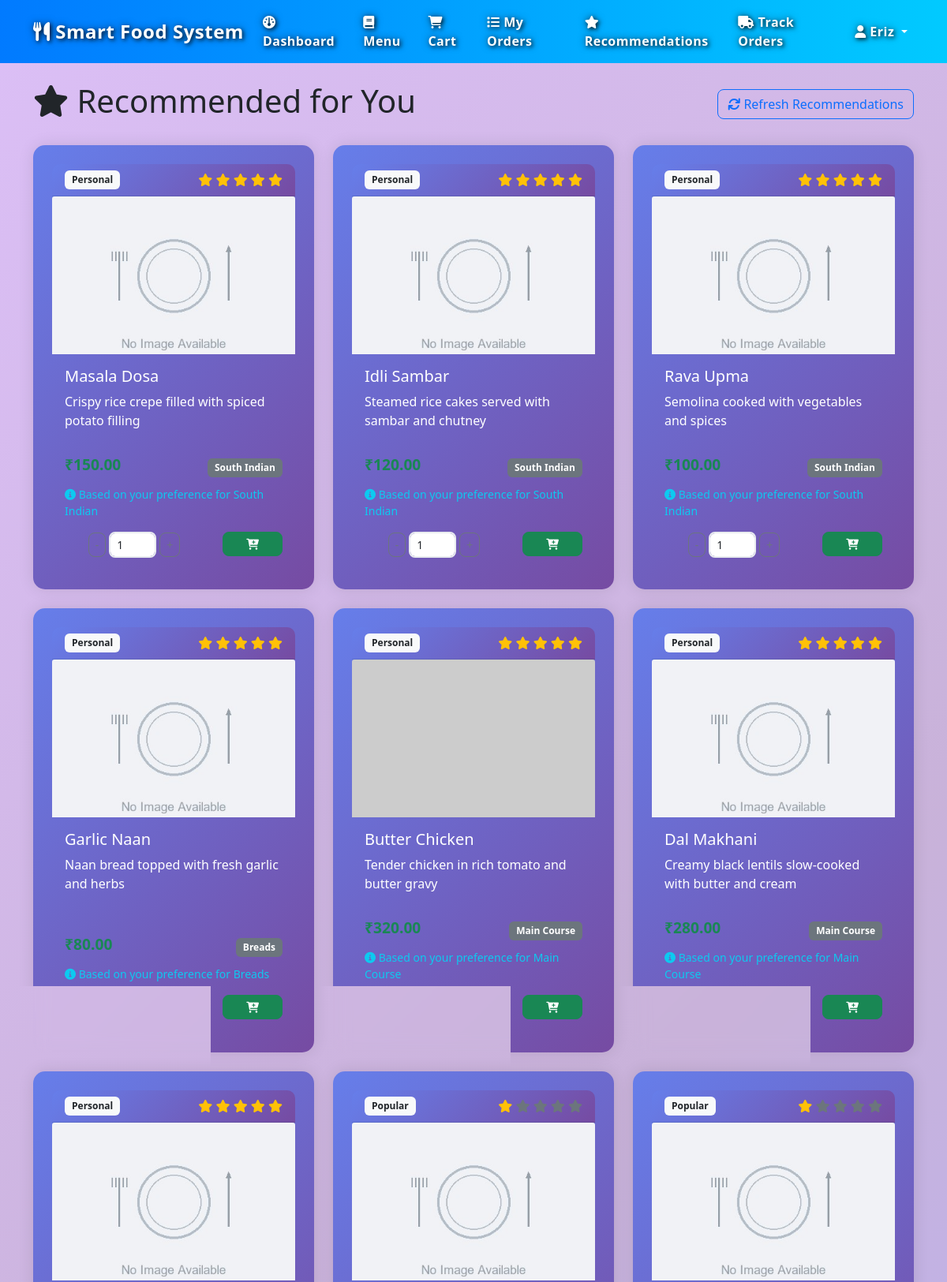
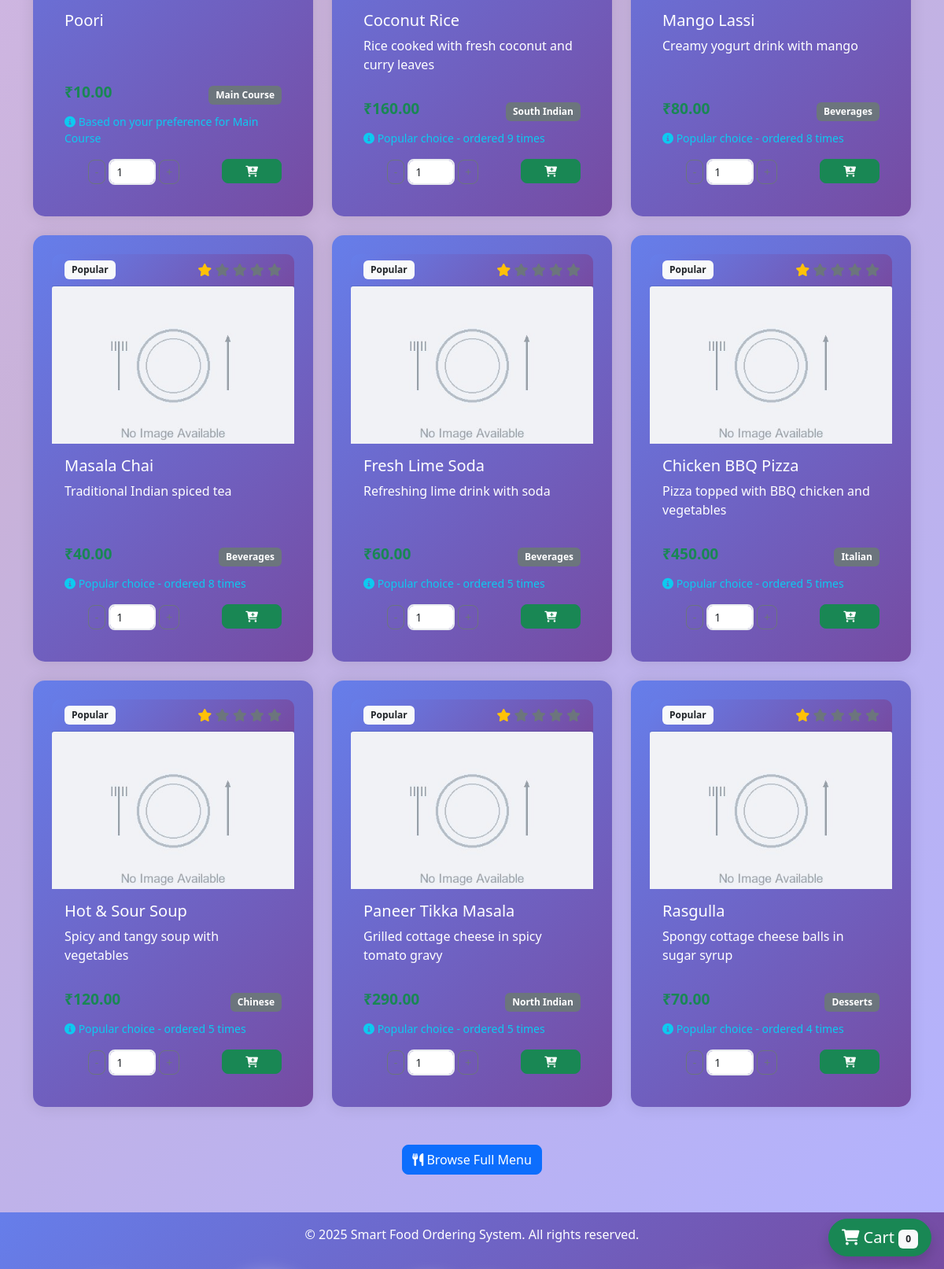
Screenshot of /recommendations/ (signed in) with the database file from the repository (2 pictures, top to bottom).
### models.py (models this page shows, shortened)
class User(db.Model):
    __tablename__ = 'user'
    user_id = db.Column(db.Integer, primary_key=True, autoincrement=True)
    name = db.Column(db.String(100), nullable=False)
    email = db.Column(db.String(120), unique=True, nullable=False)
    phone = db.Column(db.String(20), nullable=False)
    role = db.Column(db.String(20), nullable=False)  # Admin, Supervisor, Employee, Customer
    password = db.Column(db.String(255), nullable=False)
    address = db.Column(db.Text, nullable=True)
    created_date = db.Column(db.DateTime, default=datetime.now)
    two_factor_enabled = db.Column(db.Boolean, default=False)
    otp_code = db.Column(db.String(6), nullable=True)
    otp_expiry = db.Column(db.DateTime, nullable=True)
    backup_codes = db.Column(db.Text, nullable=True)  # Comma-separated encrypted codes
    failed_login_attempts = db.Column(db.Integer, default=0)
    account_locked_until = db.Column(db.DateTime, nullable=True)
    last_login = db.Column(db.DateTime, nullable=True)
    orders = db.relationship('Order', backref='customer', lazy=True, cascade='all, delete-orphan')
    feedback = db.relationship('Feedback', backref='user', lazy=True, cascade='all, delete-orphan')
    recommendations = db.relationship('Recommendation', backref='user', lazy=True, cascade='all, delete-orphan')
    login_history = db.relationship('LoginHistory', backref='user', lazy=True, cascade='all, delete-orphan')
    trusted_devices = db.relationship('TrustedDevice', backref='user', lazy=True, cascade='all, delete-orphan')

class MenuItem(db.Model):
    __tablename__ = 'menuitem'
    menu_item_id = db.Column(db.Integer, primary_key=True, autoincrement=True)
    name = db.Column(db.String(100), nullable=False)
    description = db.Column(db.Text, nullable=True)
    price = db.Column(db.Numeric(10, 2), nullable=False)
    category = db.Column(db.String(50), nullable=False)
    availability = db.Column(db.Boolean, default=True, nullable=False)
    image = db.Column(db.String(255), nullable=True)
    created_date = db.Column(db.DateTime, default=datetime.now)
    is_vegetarian = db.Column(db.Boolean, default=False, nullable=False)
    is_spicy = db.Column(db.Boolean, default=False, nullable=False)
    is_popular = db.Column(db.Boolean, default=False, nullable=False)
    is_new = db.Column(db.Boolean, default=False, nullable=False)
    discount = db.Column(db.Numeric(5, 2), default=0, nullable=False)
    order_details = db.relationship('OrderDetails', backref='menu_item', lazy=True, cascade='all, delete-orphan')
    recommendations = db.relationship('Recommendation', backref='menu_item', lazy=True, cascade='all, delete-orphan')

### routes/recommendations.py (the view, shortened to what this page needs)
@recommendations_bp.route('/')
@login_required
def list_recommendations():
    user_id = session.get('user_id')
    recommendations = get_user_recommendations(user_id, limit=15)
    for rec in recommendations[:10]:  # Save top 10
        existing_rec = Recommendation.query.filter_by(
            user_id=user_id,
            menu_item_id=rec['menu_item'].menu_item_id
        ).first()
    try:
        db.session.commit()
    except:
        db.session.rollback()
    return render_template('recommendations/list.html', recommendations=recommendations)

### app.py (called while the page is built)
@app.after_request
def add_header(response):
    response.headers['Cache-Control'] = 'no-store, no-cache, must-revalidate, post-check=0, pre-check=0, max-age=0'
    response.headers['Pragma'] = 'no-cache'
    response.headers['Expires'] = '-1'
    return response

### routes/recommendations.py (called while the page is built)
def login_required(f):
    @wraps(f)
    def decorated_function(*args, **kwargs):
        if 'user_id' not in session:
            return redirect(url_for('auth.login'))
        return f(*args, **kwargs)
    return decorated_function

def calculate_recommendation_score(menu_item, preferred_categories, highly_rated_categories):
    score = 3.0  # Base score
    if menu_item.category in preferred_categories:
        category_score = preferred_categories[menu_item.category]
        score += min(category_score * 0.1, 2.0)
    if menu_item.category in highly_rated_categories:
        rating_bonus = highly_rated_categories[menu_item.category] * 0.2
        score += min(rating_bonus, 1.5)
    if 10 <= float(menu_item.price) <= 25:
        score += 0.3
    return min(score, 5.0)  # Cap at 5.0

### templates/recommendations/list.html (shortened to what this page needs)
{% extends "base.html" %}
{% block content %}
<div class="container">
    <div class="row">
        <div class="col-12">
            <div class="d-flex justify-content-between align-items-center mb-4">
                <h1><i class="fas fa-star"></i> Recommended for You</h1>
                <a href="{{ url_for('recommendations.refresh_recommendations') }}" class="btn btn-outline-primary">
                    <i class="fas fa-sync"></i> Refresh Recommendations
                </a>
            </div>
        </div>
    </div>
    {% if recommendations %}
    <div class="row">
        {% for rec in recommendations %}
        <div class="col-lg-4 col-md-6 mb-4">
            <div class="card recommendation-card h-100">
                <div class="card-header bg-primary text-white">
                    <div class="d-flex justify-content-between align-items-center">
                        <span class="badge bg-light text-dark">{{ rec.type }}</span>
                        <div class="recommendation-score">
                            {% for i in range(5) %}
                            <i class="fas fa-star {% if i < rec.score %}text-warning{% else %}text-muted{% endif %}"></i>
                            {% endfor %}
                        </div>
                    </div>
                </div>
                <img src="{{ url_for('static', filename='images/' + (rec.menu_item.image or 'default-food.jpg')) }}"
                     class="card-img-top" alt="{{ rec.menu_item.name }}" style="height: 200px; object-fit: cover;"
                     onerror="this.src='https://via.placeholder.com/400x200?text=Food+Image'">
                <div class="card-body d-flex flex-column">
                    <h5 class="card-title">{{ rec.menu_item.name }}</h5>
                    <p class="card-text flex-grow-1">{{ rec.menu_item.description }}</p>
                    <div class="d-flex justify-content-between align-items-center mb-2">
                        <span class="price h5 text-success">₹{{ "%.2f"|format(rec.menu_item.price) }}</span>
                        <span class="badge bg-secondary">{{ rec.menu_item.category }}</span>
                    </div>
                    <p class="small text-info mb-3">
                        <i class="fas fa-info-circle"></i> {{ rec.reason }}
                    </p>
                    {% if rec.menu_item.availability %}
                    <div class="row">
                        <div class="col-8">
                            <div class="quantity-selector">
                                <button type="button" class="btn btn-outline-secondary btn-sm" onclick="decreaseQty({{ rec.menu_item.menu_item_id }})">-</button>
                                <input type="number" class="form-control form-control-sm d-inline-block mx-1"
                                       id="quantity-{{ rec.menu_item.menu_item_id }}" value="1" min="1" max="10" style="width: 60px;">
                                <button type="button" class="btn btn-outline-secondary btn-sm" onclick="increaseQty({{ rec.menu_item.menu_item_id }})">+</button>
                            </div>
                        </div>
                        <div class="col-4">
                            <button type="button" class="btn btn-success btn-sm w-100"
                                    onclick="addToCart({{ rec.menu_item.menu_item_id }}, '{{ rec.menu_item.name }}', {{ rec.menu_item.price }})">
                                <i class="fas fa-cart-plus"></i>
                            </button>
                        </div>
                    </div>
                    {% else %}
                    <button class="btn btn-secondary btn-sm w-100" disabled>
                        <i class="fas fa-times"></i> Not Available
                    </button>
                    {% endif %}
                </div>
            </div>
        </div>
        {% endfor %}
    </div>
    <div class="row mt-4">
        <div class="col-12 text-center">
            <a href="{{ url_for('menu.list_menu') }}" class="btn btn-primary">
                <i class="fas fa-utensils"></i> Browse Full Menu
            </a>
        </div>
    </div>
    {% endif %}
</div>
<div class="position-fixed bottom-0 end-0 m-3">
    <a href="{{ url_for('orders.view_cart') }}" class="btn btn-success btn-lg rounded-pill shadow">
        <i class="fas fa-shopping-cart"></i>
        Cart <span class="badge bg-light text-dark" id="cart-counter">0</span>
    </a>
</div>
{% endblock %}

### templates/base.html (shortened to what this page needs)
<!DOCTYPE html>
<html lang="en">
<head>
    <link href="https://cdn.jsdelivr.net/npm/bootstrap@5.1.3/dist/css/bootstrap.min.css" rel="stylesheet">
    <link href="https://cdnjs.cloudflare.com/ajax/libs/font-awesome/6.0.0/css/all.min.css" rel="stylesheet">
    <link href="{{ url_for('static', filename='css/style.css') }}" rel="stylesheet">
</head>
<body>
    {% if session.user_id %}
    <nav class="navbar navbar-expand-lg navbar-dark bg-primary" style="overflow: visible !important; position: relative !important;">
        <div class="container" style="overflow: visible !important; position: static !important;">
            <a class="navbar-brand" href="{{ url_for('dashboard') }}">
                <i class="fas fa-utensils"></i> Smart Food System
            </a>
            <div class="collapse navbar-collapse" id="navbarNav">
                <ul class="navbar-nav me-auto">
                    <li class="nav-item">
                        <a class="nav-link" href="{{ url_for('dashboard') }}">
                            <i class="fas fa-dashboard"></i> Dashboard
                        </a>
                    </li>
                    {% if session.user_role == 'Customer' %}
                    <li class="nav-item">
                        <a class="nav-link" href="{{ url_for('menu.list_menu') }}">
                            <i class="fas fa-book"></i> Menu
                        </a>
                    </li>
                    <li class="nav-item">
                        <a class="nav-link" href="{{ url_for('orders.view_cart') }}">
                            <i class="fas fa-shopping-cart"></i> Cart
                        </a>
                    </li>
                    <li class="nav-item">
                        <a class="nav-link" href="{{ url_for('orders.list_orders') }}">
                            <i class="fas fa-list"></i> My Orders
                        </a>
                    </li>
                    <li class="nav-item">
                        <a class="nav-link" href="{{ url_for('recommendations.list_recommendations') }}">
                            <i class="fas fa-star"></i> Recommendations
                        </a>
                    </li>
                    <li class="nav-item">
                        <a class="nav-link" href="{{ url_for('delivery.track') }}">
                            <i class="fas fa-truck"></i> Track Orders
                        </a>
                    </li>
                    {% endif %}
                </ul>
                <ul class="navbar-nav">
                    <li class="nav-item dropdown">
                        <a class="nav-link dropdown-toggle" href="#" id="userDropdown" role="button" data-bs-toggle="dropdown" aria-expanded="false">
                            <i class="fas fa-user"></i> {{ session.user_name }}
                        </a>
                    </li>
                </ul>
            </div>
        </div>
    </nav>
    {% endif %}
    <main class="container-fluid mt-4">
        {% block content %}{% endblock %}
    </main>
    <footer class="bg-dark text-white text-center py-3 mt-5">
        <div class="container">
            <p>&copy; 2025 Smart Food Ordering System. All rights reserved.</p>
        </div>
    </footer>
</body>
</html>

### static/css/style.css (style rules this page uses)
body { font-family: 'Segoe UI', Tahoma, Geneva, Verdana, sans-serif; background-color: #f8f9fa; }
.navbar-brand { font-weight: bold; font-size: 1.5rem; }
.card { border: none; border-radius: 10px; box-shadow: 0 0 20px rgba(0, 0, 0, 0.1); transition: transform 0.3s ease; }
.card-header { background: linear-gradient(135deg, #667eea 0%, #764ba2 100%); color: white; border-radius: 10px 10px 0 0 !important; font-weight: 600; }
.btn { border-radius: 8px; font-weight: 500; transition: all 0.3s ease; }
.form-control, .form-select { border-radius: 8px; border: 2px solid #e9ecef; transition: border-color 0.3s ease; }
.badge { font-size: 0.75rem; padding: 0.5em 0.75em; border-radius: 6px; }
.recommendation-card { background: linear-gradient(135deg, #667eea 0%, #764ba2 100%); color: white; border-radius: 15px; padding: 1.5rem; margin-bottom: 1rem; }
footer { background: linear-gradient(135deg, #667eea 0%, #764ba2 100%) !important; margin-top: auto; }
.price { font-size: 1.2rem; font-weight: bold; color: #28a745; }
.quantity-selector { display: flex; align-items: center; justify-content: center; }

### templates/base.html (style rules this page uses)
.navbar .nav-item.dropdown { position: relative !important; }
.navbar, .navbar .container, .navbar .navbar-nav { overflow: visible !important; position: relative !important; }
.navbar { z-index: 99999 !important; position: relative !important; }
body { background: linear-gradient(135deg, rgba(138, 43, 226, 0.3) 0%, rgba(75, 0, 130, 0.3) 12.5%, rgba(0, 0, 255, 0.3) 25%, rgba(0, 191, 255, 0.3) 37.5%, rgba(0, 255, 127, 0.3) 50%, rgba(64, 224, 208, 0.3) 62.5%, rgba(255, 255, 0, 0.3) 75%, rgba(255, 192, 203, 0.3) 87.5%, rgba(138, 43, 226, 0.3) 100%) !important; background-size: 400% 400% !important; animation: gradientFlow 25s ease infinite !important; min-height: 100vh !important; position: relative; overflow-x: hidden; }
main.container-fluid, .container { position: relative; z-index: 1; }
.navbar { backdrop-filter: blur(10px); }
.card { backdrop-filter: blur(10px); }

### rows the page displays
User: user_name "Eriz"
MenuItem: menu_item.name "Masala Dosa", menu_item.description "Crispy rice crepe filled with spiced potato filling", menu_item.price "150.00", menu_item.category "South Indian", availability True (drawn)
MenuItem: menu_item.name "Idli Sambar", menu_item.description "Steamed rice cakes served with sambar and chutney", menu_item.price "120.00", menu_item.category "South Indian", availability True (drawn)
MenuItem: menu_item.name "Rava Upma", menu_item.description "Semolina cooked with vegetables and spices", menu_item.price "100.00", menu_item.category "South Indian", availability True (drawn)
MenuItem: menu_item.name "Garlic Naan", menu_item.description "Naan bread topped with fresh garlic and herbs", menu_item.price "80.00", menu_item.category "Breads", availability True (drawn)
MenuItem: menu_item.name "Butter Chicken", menu_item.description "Tender chicken in rich tomato and butter gravy", menu_item.price "320.00", menu_item.category "Main Course", menu_item.menu_item_id "1", availability True (drawn)
MenuItem: menu_item.name "Dal Makhani", menu_item.description "Creamy black lentils slow-cooked with butter and cream", menu_item.price "280.00", menu_item.category "Main Course", availability True (drawn)
MenuItem: menu_item.name "Poori", menu_item.price "10.00", menu_item.category "Main Course", availability True (drawn)
MenuItem: menu_item.name "Coconut Rice", menu_item.description "Rice cooked with fresh coconut and curry leaves", menu_item.price "160.00", menu_item.category "South Indian", availability True (drawn)
MenuItem: menu_item.name "Mango Lassi", menu_item.description "Creamy yogurt drink with mango", menu_item.price "80.00", menu_item.category "Beverages", availability True (drawn)
MenuItem: menu_item.name "Masala Chai", menu_item.description "Traditional Indian spiced tea", menu_item.price "40.00", menu_item.category "Beverages", availability True (drawn)
MenuItem: menu_item.name "Fresh Lime Soda", menu_item.description "Refreshing lime drink with soda", menu_item.price "60.00", menu_item.category "Beverages", availability True (drawn)
MenuItem: menu_item.name "Chicken BBQ Pizza", menu_item.description "Pizza topped with BBQ chicken and vegetables", menu_item.price "450.00", menu_item.category "Italian", availability True (drawn)
MenuItem: menu_item.name "Hot & Sour Soup", menu_item.description "Spicy and tangy soup with vegetables", menu_item.price "120.00", menu_item.category "Chinese", availability True (drawn)
MenuItem: menu_item.name "Paneer Tikka Masala", menu_item.description "Grilled cottage cheese in spicy tomato gravy", menu_item.price "290.00", menu_item.category "North Indian", availability True (drawn)
MenuItem: menu_item.name "Rasgulla", menu_item.description "Spongy cottage cheese balls in sugar syrup", menu_item.price "70.00", menu_item.category "Desserts", availability True (drawn)

### other values shown
{{ rec.type }} "Personal" "Personal" "Personal" "Personal" "Personal" "Personal" "Personal" "Popular" "Popular" "Popular" "Popular" "Popular" "Popular" "Popular" "Popular"
{{ rec.reason }} "Based on your preference for South Indian" "Based on your preference for South Indian" "Based on your preference for South Indian" "Based on your preference for Breads" "Based on your preference for Main Course" "Based on your preference for Main Course" "Based on your preference for Main Course" "Popular choice - ordered 9 times" "Popular choice - ordered 8 times" "Popular choice - ordered 8 times" "Popular choice - ordered 5 times" "Popular choice - ordered 5 times" "Popular choice - ordered 5 times" "Popular choice - ordered 5 times" "Popular choice - ordered 4 times"
